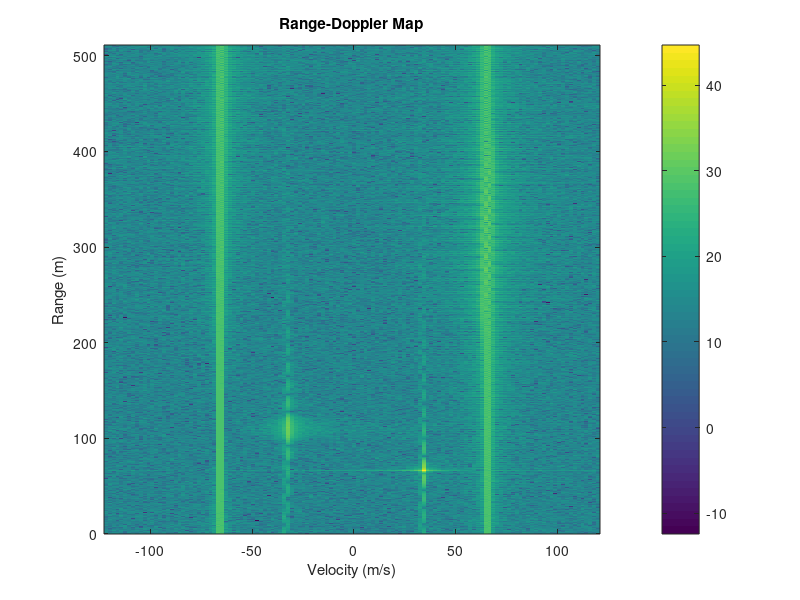

Source code (MATLAB):
clear; close all; clc;

fc = 77e9;
B = 150e6;
Tchirp = 8e-6;
K = B / Tchirp;
Nr = 1024;
Nd = 128;
c = 3e8;
lambda = c / fc;

data = load('fmcw_basic_b(1).mat');

x2_vec = data.x2;
x2_matrix = reshape(x2_vec, Nr, Nd);

doppler_fft = fftshift(fft2(x2_matrix, Nr, Nd), 2);

rdm = abs(doppler_fft);
rdm = rdm(1:Nr/2, :);

[max_val, max_idx_1d] = max(rdm(:));
[range_idx, doppler_idx] = ind2sub(size(rdm), max_idx_1d);

fs = Nr / Tchirp;
range_resolution = (c * fs) / (2 * K * Nr);
target_range = (range_idx - 1) * range_resolution;

doppler_freq_resolution = 1 / (Tchirp * Nd);
doppler_shift_freq = (doppler_idx - (Nd/2 + 1)) * doppler_freq_resolution;
target_velocity = (doppler_shift_freq * lambda) / 2;

range_axis = (0:Nr/2-1) * range_resolution;
velocity_axis = (-Nd/2 : Nd/2-1) * (lambda / (2 * Tchirp * Nd));

figure;
imagesc(velocity_axis, range_axis, 10*log10(rdm));
colorbar;
xlabel('Velocity (m/s)');
ylabel('Range (m)');
title('Range-Doppler Map');
axis xy;

fprintf('Peak detected in RDM.\n');
fprintf('Calculated target distance: %.2f meters\n', target_range);
fprintf('Calculated target velocity: %.2f m/s\n', target_velocity);
fprintf('(Positive velocity means moving away from the radar)\n');
